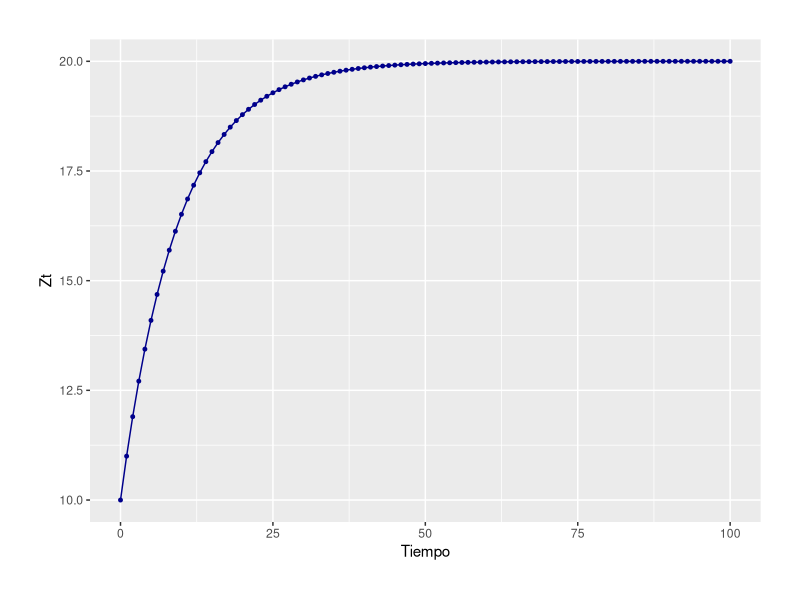
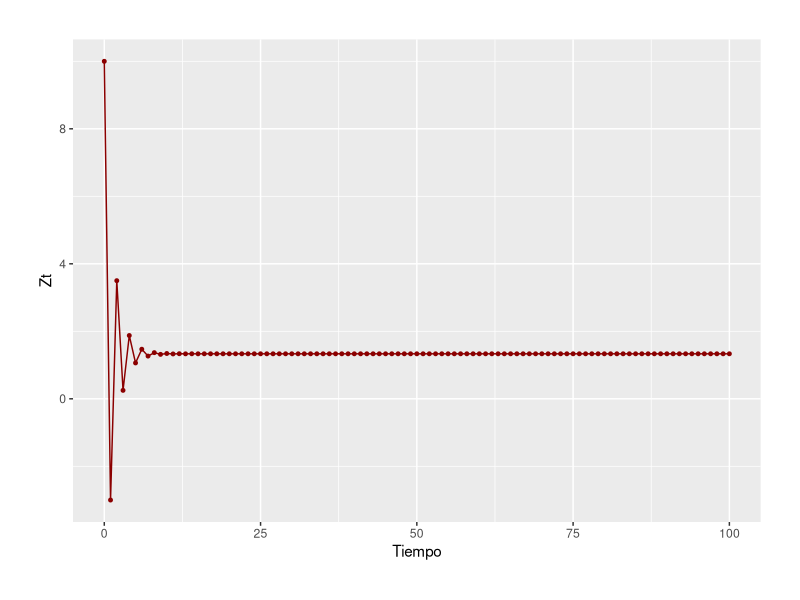
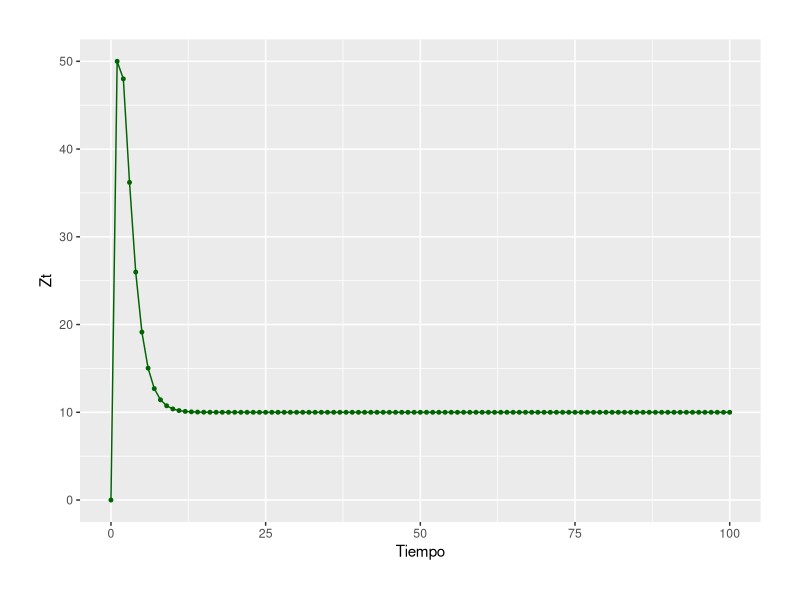
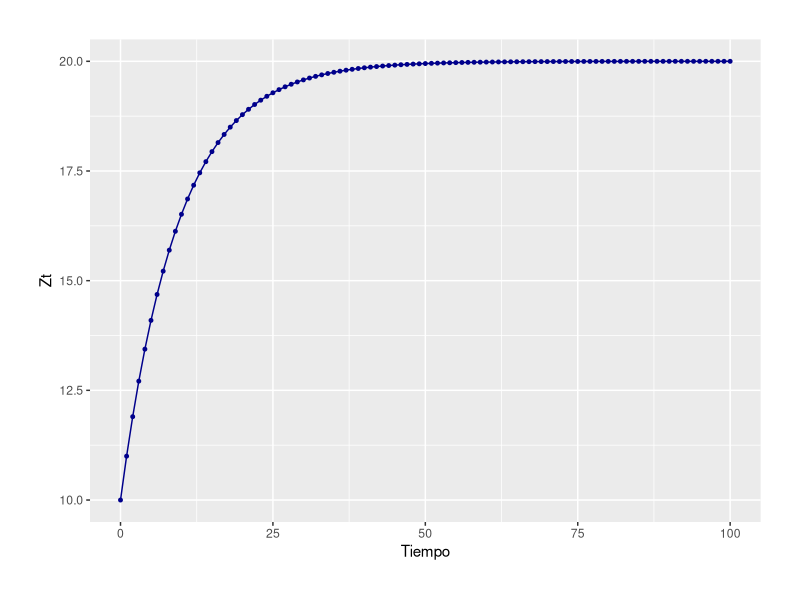

Recreate these plots in R, in order.
## ---- chunk 1
knitr::opts_chunk$set(echo = TRUE)

#install.packages("ggplot2")
#install.packages("readxl")
#install.packages("dplyr")
#
library(ggplot2)
library(readxl)
library(dplyr)

## ---- chunk 2
getwd()

#setwd("ruta en su computadora")

getwd()
## ---- chunk 3
Diff_Eq <- data.frame(Tiempo = c(0:100))

# El proceso 1:
Diff_Eq$Process_1 <- 2*(1 - 0.9^Diff_Eq$Tiempo)/(1 - 0.9) + (0.9^Diff_Eq$Tiempo)*10 
# El proceso 2:
Diff_Eq$Process_2 <- 2*(1 - (-0.5)^Diff_Eq$Tiempo)/(1 + 0.5) + ((-0.5)^Diff_Eq$Tiempo)*10 
## ---- chunk 4
ggplot(data = Diff_Eq, 
       aes(x = Tiempo, y = Process_1)) + 
  geom_line(linewidth = 0.5, color = "darkblue") +
  geom_point(size = 1.0, color = "darkblue") + 
  #theme_bw() + 
  theme(legend.position = "none") +
  theme(legend.title = element_blank()) +
  guides(col = guide_legend(nrow = 1, byrow = TRUE)) + 
  xlab("Tiempo") + 
  ylab("Zt") + 
  theme(plot.title = element_text(size = 11, face = "bold", hjust = 0)) + 
  theme(plot.subtitle = element_text(size = 10, hjust = 0)) + 
  theme(plot.caption = element_text(hjust = 0)) +
  theme(plot.margin = unit(c(1,1,1,1), "cm")) 

ggsave("G1_PROC_01.png", width = 20, height = 10, units = "cm")
## ---- chunk 5
ggplot(data = Diff_Eq, 
       aes(x = Tiempo, y = Process_2)) + 
  geom_line(linewidth = 0.5, color = "darkred") +
  geom_point(size = 1.0, color = "darkred") + 
  #theme_bw() + 
  theme(legend.position = "none") +
  theme(legend.title = element_blank()) +
  guides(col = guide_legend(nrow = 1, byrow = TRUE)) + 
  xlab("Tiempo") + 
  ylab("Zt") + 
  theme(plot.title = element_text(size = 11, face = "bold", hjust = 0)) + 
  theme(plot.subtitle = element_text(size = 10, hjust = 0)) + 
  theme(plot.caption = element_text(hjust = 0)) +
  theme(plot.margin = unit(c(1,1,1,1), "cm")) 
#
#ggsave("G1_PROC_02.png", width = 20, height = 10, units = "cm")
## ---- chunk 6
Diff_Eq$Process_3 <- 10 - 450*(0.4)^Diff_Eq$Tiempo + 440*(0.5)^Diff_Eq$Tiempo 

# GRAFICA 3
ggplot(data = Diff_Eq, 
       aes(x = Tiempo, y = Process_3)) + 
  geom_line(size = 0.5, color = "darkgreen") +
  geom_point(size = 1.0, color = "darkgreen") + 
  #theme_bw() + 
  theme(legend.position = "none") +
  theme(legend.title = element_blank()) +
  guides(col = guide_legend(nrow = 1, byrow = TRUE)) + 
  xlab("Tiempo") + 
  ylab("Zt") + 
  theme(plot.title = element_text(size = 11, face = "bold", hjust = 0)) + 
  theme(plot.subtitle = element_text(size = 10, hjust = 0)) + 
  theme(plot.caption = element_text(hjust = 0)) +
  theme(plot.margin = unit(c(1,1,1,1), "cm")) 
#
#ggsave("G1_PROC_03.png", width = 20, height = 10, units = "cm")
